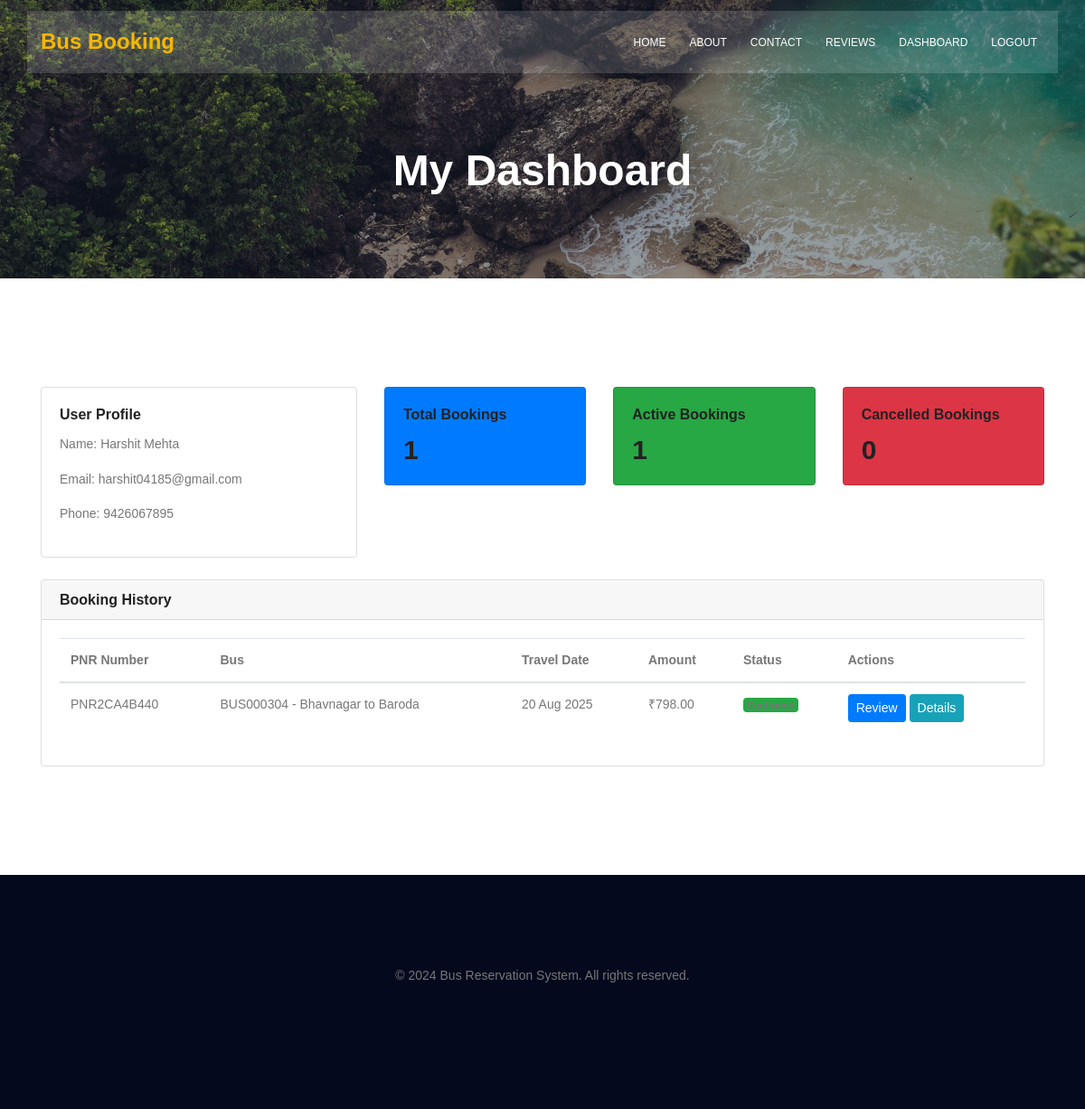
/dashboard/ (signed in), run on the app's committed database.
### core/models.py (models this page shows, shortened)
class User(AbstractBaseUser):
    user_id = models.UUIDField(primary_key=True, default=uuid.uuid4, editable=False)
    email = models.EmailField(max_length=255, unique=True)
    first_name = models.CharField(max_length=100)
    last_name = models.CharField(max_length=100)
    phone = models.CharField(max_length=15)
    is_active = models.BooleanField(default=True)
    is_admin = models.BooleanField(default=False)
    created_at = models.DateTimeField(auto_now_add=True)
    objects = UserManager()
    USERNAME_FIELD = 'email'
    REQUIRED_FIELDS = ['first_name', 'last_name', 'phone']

class Booking(models.Model):
    STATUS_CHOICES = (
        ('pending', 'Pending'),
        ('confirmed', 'Confirmed'),
        ('cancelled', 'Cancelled'),
    )
    booking_id = models.UUIDField(primary_key=True, default=uuid.uuid4, editable=False)
    pnr_number = models.CharField(max_length=20, unique=True)
    user = models.ForeignKey(User, on_delete=models.CASCADE)
    schedule = models.ForeignKey(BusSchedule, on_delete=models.CASCADE, null=True, blank=True)
    booking_date = models.DateTimeField(auto_now_add=True)
    total_amount = models.DecimalField(max_digits=10, decimal_places=2)
    status = models.CharField(max_length=20, choices=STATUS_CHOICES, default='pending')

class BusSchedule(models.Model):
    schedule_id = models.UUIDField(primary_key=True, default=uuid.uuid4, editable=False)
    bus = models.ForeignKey(Bus, on_delete=models.CASCADE)
    date = models.DateField()
    class Meta:
        unique_together = ('bus', 'date')

class Bus(models.Model):
    STATUS_CHOICES = (
        ('active', 'Active'),
        ('inactive', 'Inactive'),
    )
    bus_id = models.UUIDField(primary_key=True, default=uuid.uuid4, editable=False)
    bus_number = models.CharField(max_length=20)
    bus_type = models.CharField(max_length=50)
    total_seats = models.IntegerField()
    origin_city = models.CharField(max_length=100)
    destination_city = models.CharField(max_length=100)
    departure_time = models.TimeField()
    arrival_time = models.TimeField()
    duration = models.DurationField()
    distance = models.DecimalField(max_digits=10, decimal_places=2)
    fare = models.DecimalField(max_digits=10, decimal_places=2)
    status = models.CharField(max_length=20, choices=STATUS_CHOICES, default='active')

### core/views.py (the view)
# urls.py: path('dashboard/', views.admin_dashboard, name='admin_dashboard'),
@login_required
def dashboard(request):
    user = request.user
    bookings = Booking.objects.filter(user=user).order_by('-booking_date')
    context = {
        'user': user,
        'bookings': bookings,
        'total_bookings': bookings.count(),
        'active_bookings': bookings.filter(status='confirmed').count(),
        'cancelled_bookings': bookings.filter(status='cancelled').count(),
    }
    return render(request, 'dashboard.html', context)

### core/templates/dashboard.html (shortened to what this page needs)
{% load static %}
<!DOCTYPE html>
<html lang="en">
<head>
    <link rel="stylesheet" href="{% static 'css/bootstrap.css' %}">
    <link rel="stylesheet" href="{% static 'css/font-awesome.min.css' %}">
    <link rel="stylesheet" href="{% static 'css/linearicons.css' %}">
    <link rel="stylesheet" href="{% static 'css/main.css' %}">
</head>
<body>
    <header id="header">
        <div class="header-top">
        </div>
        <div class="container main-menu">
            <div class="row align-items-center justify-content-between d-flex">
                <div id="logo">
                    <a href="{% url 'home' %}"><h3><b>Bus Booking</b></h3></a>
                </div>
                <nav id="nav-menu-container">
                    <ul class="nav-menu">
                        <li><a href="{% url 'home' %}">Home</a></li>
                        <li><a href="{% url 'about' %}">About</a></li>
                        <li><a href="{% url 'contact' %}">Contact</a></li>
                        <li><a href="{% url 'all_reviews' %}">Reviews</a></li>
                        {% if user.is_authenticated %}
                            <li><a href="{% url 'dashboard' %}">Dashboard</a></li>
                            <li><a href="{% url 'logout' %}">Logout</a></li>
                        {% else %}
                            <li><a href="{% url 'login' %}">Login</a></li>
                            <li><a href="{% url 'signup' %}">Signup</a></li>
                        {% endif %}
                    </ul>
                </nav>
            </div>
        </div>
    </header>
    <section class="banner-area relative" style="min-height: 300px;">
        <div class="overlay overlay-bg"></div>
        <div class="container">
            <div class="row d-flex align-items-center justify-content-center">
                <div class="about-content col-lg-12">
                    <h1 class="text-white">
                        My Dashboard
                    </h1>
                </div>
            </div>
        </div>
    </section>
    <section class="section-gap">
        <div class="container">
            <div class="row">
                <div class="col-md-4">
                    <div class="card">
                        <div class="card-body">
                            <h5 class="card-title">User Profile</h5>
                            <p><strong>Name:</strong> {{ user.first_name }} {{ user.last_name }}</p>
                            <p><strong>Email:</strong> {{ user.email }}</p>
                            <p><strong>Phone:</strong> {{ user.phone }}</p>
                        </div>
                    </div>
                </div>
                <div class="col-md-8">
                    <div class="row">
                        <div class="col-md-4">
                            <div class="card bg-primary text-white">
                                <div class="card-body">
                                    <h5 class="card-title">Total Bookings</h5>
                                    <h2>{{ total_bookings }}</h2>
                                </div>
                            </div>
                        </div>
                        <div class="col-md-4">
                            <div class="card bg-success text-white">
                                <div class="card-body">
                                    <h5 class="card-title">Active Bookings</h5>
                                    <h2>{{ active_bookings }}</h2>
                                </div>
                            </div>
                        </div>
                        <div class="col-md-4">
                            <div class="card bg-danger text-white">
                                <div class="card-body">
                                    <h5 class="card-title">Cancelled Bookings</h5>
                                    <h2>{{ cancelled_bookings }}</h2>
                                </div>
                            </div>
                        </div>
                    </div>
                </div>
            </div>
            <div class="row mt-4">
                <div class="col-12">
                    <div class="card">
                        <div class="card-header">
                            <h5 class="mb-0">Booking History</h5>
                        </div>
                        <div class="card-body">
                            {% if bookings %}
                                <div class="table-responsive">
                                    <table class="table table-hover">
                                        <thead>
                                            <tr>
                                                <th>PNR Number</th>
                                                <th>Bus</th>
                                                <th>Travel Date</th>
                                                <th>Amount</th>
                                                <th>Status</th>
                                                <th>Actions</th>
                                            </tr>
                                        </thead>
                                        <tbody>
                                            {% for booking in bookings %}
                                            <tr>
                                                <td>{{ booking.pnr_number }}</td>
                                                <td>{{ booking.schedule.bus.bus_number }} - {{ booking.schedule.bus.origin_city }} to {{ booking.schedule.bus.destination_city }}</td>
                                                <td>{{ booking.schedule.date|date:"d M Y" }}</td>
                                                <td>₹{{ booking.total_amount }}</td>
                                                <td>
                                                    <span class="badge {% if booking.status == 'confirmed' %}bg-success{% elif booking.status == 'cancelled' %}bg-danger{% else %}bg-warning{% endif %}">
                                                    </span>
                                                </td>
                                                <td>
                                                    {% if booking.status == 'confirmed' %}
                                                        <a href="{% url 'review' booking.booking_id %}" class="btn btn-sm btn-primary">Review</a>
                                                    {% endif %}
                                                    <a href="{% url 'confirmation' booking.booking_id %}" class="btn btn-sm btn-info">Details</a>
                                                </td>
                                            </tr>
                                            {% endfor %}
                                        </tbody>
                                    </table>
                                </div>
                            {% else %}
                                <p class="text-center">No bookings found.</p>
                            {% endif %}
                        </div>
                    </div>
                </div>
            </div>
        </div>
    </section>
    <footer class="footer-area section-gap">
        <div class="container">
            <div class="row">
                <div class="col-lg-12 text-center">
                    <p class="footer-text">
                        &copy; 2024 Bus Reservation System. All rights reserved.
                    </p>
                </div>
            </div>
        </div>
    </footer>
</body>
</html>

### core/static/css/main.css (style rules this page uses)
body { color: #777777; font-family: "Poppins", sans-serif; font-size: 14px; font-weight: 300; line-height: 1.625em; position: relative; }
ol, ul { margin: 0; padding: 0; list-style: none; }
a { -webkit-transition: all 0.3s ease 0s; -moz-transition: all 0.3s ease 0s; -o-transition: all 0.3s ease 0s; transition: all 0.3s ease 0s; }
a, a:focus, a:hover { text-decoration: none; outline: 0; }
h1, h2, h3, h4, h5, h6 { font-family: "Poppins", sans-serif; color: #222222; line-height: 1.2em !important; margin-bottom: 0; margin-top: 0; font-weight: 600; }
h1, .h1 { font-size: 36px; }
h2, .h2 { font-size: 30px; }
h3, .h3 { font-size: 24px; }
h5, .h5 { font-size: 16px; }
td, th { border-radius: 0px; }
.mb-0 { margin-bottom: 0px; }
.text-white { color: #fff; }
.text-center { text-align: center; }
.relative { position: relative; }
.overlay { position: absolute; left: 0; right: 0; top: 0; bottom: 0; }
b, sup, sub, u, del { color: #f8b600; }
h1 { font-size: 36px; }
h2 { font-size: 30px; }
h3 { font-size: 24px; }
h5 { font-size: 16px; }
h1, h2, h3, h4, h5, h6 { line-height: 1.5em; }
.header-top { font-size: 12px; padding: 6px 0px; }
.main-menu { padding-bottom: 20px; padding-top: 20px; background: rgba(255, 255, 255, 0.15); padding-left: 15px; padding-right: 15px; }
#header { position: fixed; left: 0; top: 0; right: 0; transition: all 0.5s; z-index: 997; }
.nav-menu, .nav-menu * { margin: 0; padding: 0; list-style: none; }
.nav-menu li { position: relative; white-space: nowrap; }
.nav-menu > li { float: left; }
.nav-menu a { padding: 0 8px 0px 8px; text-decoration: none; display: inline-block; color: #fff; font-weight: 500; font-size: 12px; text-transform: uppercase; outline: none; }
.nav-menu > li { margin-left: 10px; }
.section-gap { padding: 120px 0; }
#logo { padding-left: 15px; }
#nav-menu-container { padding-right: 15px; }
.banner-area { background: url(../img/hero-bg.jpg) center; background-size: cover; }
.banner-area .overlay-bg { background: rgba(4, 9, 30, 0.4); }
.about-content { margin-top: 70px; padding: 90px 0px; text-align: center; }
.about-content h1 { font-size: 48px; font-weight: 600; }
.footer-area { background: #04091e; padding-top: 100px; }

### data on the page
User: first_name "Harshit", last_name "Mehta", email "harshit04185@gmail.com", phone "9426067895"
Booking: pnr_number "PNR2CA4B440", schedule.bus.bus_number "BUS000304", schedule.bus.origin_city "Bhavnagar", schedule.bus.destination_city "Baroda", schedule "20 Aug 2025", total_amount "798.00", status "Review"

### other printed values
{{ total_bookings }} "1"
{{ active_bookings }} "1"
{{ cancelled_bookings }} "0"
